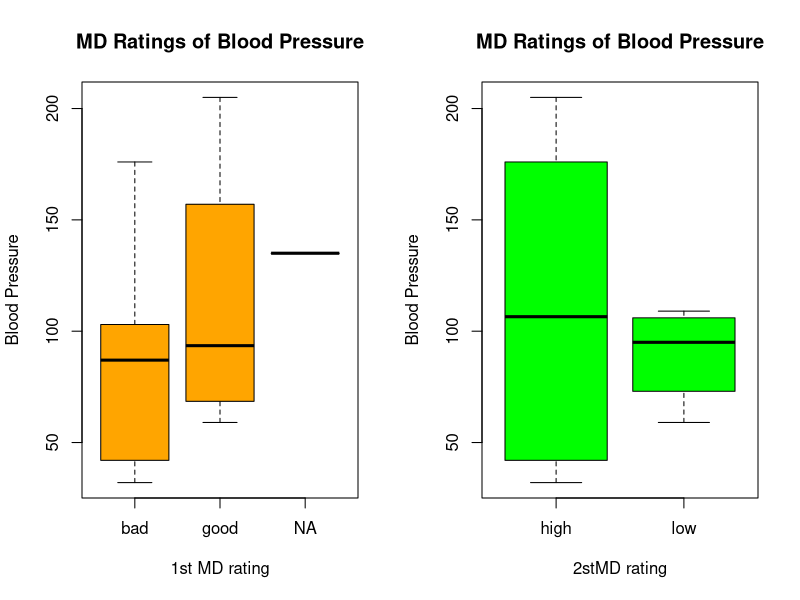
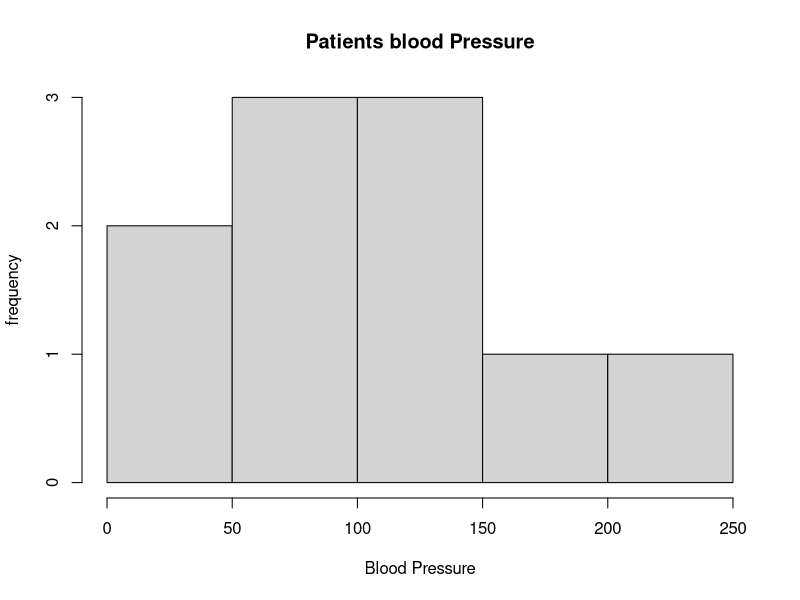
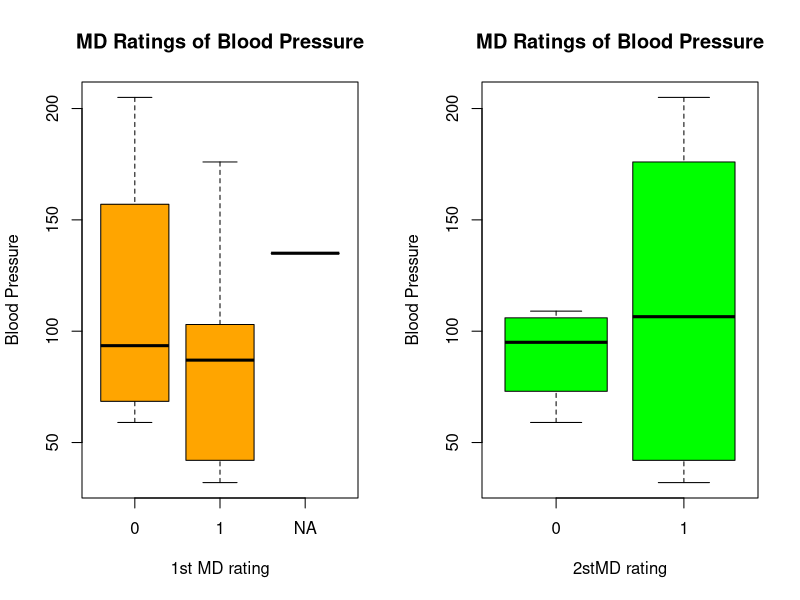
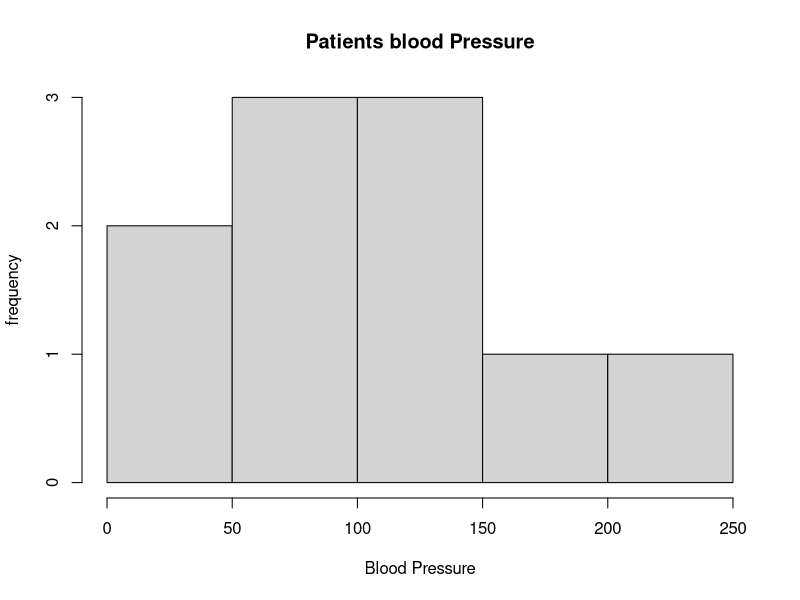

The R script that drew these images, in order:
#First I declare the data vectors based on the type of data it has. 
freq<-c(0.6, 0.3, 0.4, 0.4, 0.2, 0.6, 0.3, 0.4, 0.9, 0.2)
bloodp <-c(103, 87, 32, 42, 59, 109, 78, 205, 135, 176)
first <-c("bad", "bad","bad", "bad", "good", "good", "good", "good","NA", "bad")
second <-c("low", "low", "high", "high", "low", "low", "high", "high", "high", "high")
FinalDecision <-c("low", "high", "low", "high", "low", "high", "low", "high", "high", "high")

#Generate a data frame based on the vectors that were previously defined 
info.df<- data.frame(freq, bloodp, first, second, FinalDecision)

#Generate the boxplots 
par(mfrow=c(1,2))
boxplot(info.df$bloodp~info.df$first, col = "orange", main = "MD Ratings of Blood Pressure", xlab = "1st MD rating", ylab = "Blood Pressure")
boxplot(info.df$bloodp~info.df$second, col = "green", main = "MD Ratings of Blood Pressure", xlab = "2stMD rating", ylab = "Blood Pressure")
par(mfrow=c(1,1))

#Generate the histogram
hist(info.df$bloodp, main = "Patients blood Pressure", xlab = "Blood Pressure", ylab = "frequency")


#Decided to do another data set for the same information, but using bad=1, good=0, low=0, high=1
freq2<-c(0.6, 0.3, 0.4, 0.4, 0.2, 0.6, 0.3, 0.4, 0.9, 0.2)
bloodp2 <-c(103, 87, 32, 42, 59, 109, 78, 205, 135, 176)
first2 <-c(1, 1, 1, 1, 0, 0, 0, 0,"NA", 1)
second2 <-c(0, 0, 1, 1, 0, 0, 1, 1, 1, 1)
FinalDecision2 <-c(0, 1, 0, 1, 0, 1, 0, 1, 1, 1)

#Generate new data frame 
info2.df <- data.frame(freq2, bloodp2, first2, second2, FinalDecision2)

#Generate new boxplots 
par(mfrow=c(1,2))
boxplot(info2.df$bloodp2~info2.df$first2, col = "orange", main = "MD Ratings of Blood Pressure", xlab = "1st MD rating", ylab = "Blood Pressure")
boxplot(info2.df$bloodp2~info2.df$second2, col = "green", main = "MD Ratings of Blood Pressure", xlab = "2stMD rating", ylab = "Blood Pressure")
par(mfrow=c(1,1))

#Generate new histogram 
hist(info2.df$bloodp2, main = "Patients blood Pressure", xlab = "Blood Pressure", ylab = "frequency")